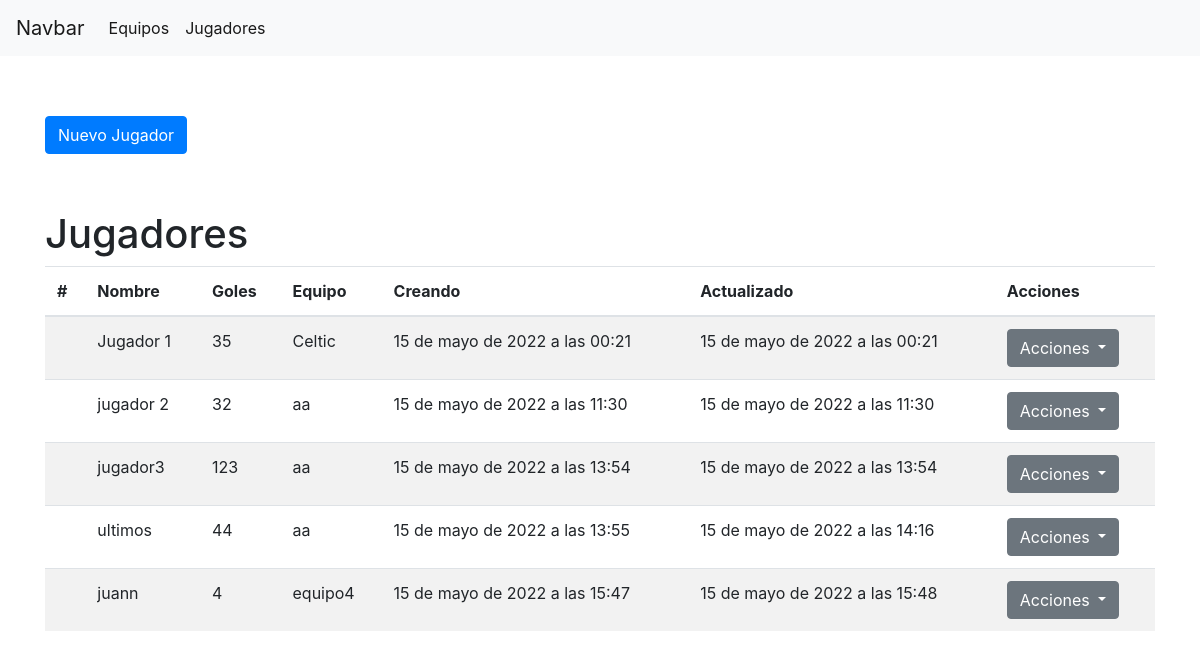
Page /jugadores on the committed database.
### Futbol/models.py (models this page shows, shortened)
class Jugador(models.Model):
    name = models.CharField(max_length=50)
    goals = models.PositiveIntegerField()
    created_at = models.DateTimeField(auto_now_add=True)
    updated_at = models.DateTimeField(auto_now=True)
    equipo = models.ForeignKey(Equipo, on_delete=models.PROTECT)

class Equipo(models.Model):
    name = models.CharField(max_length=50)
    city = models.CharField(max_length=50)
    created_at = models.DateTimeField(auto_now_add=True)
    updated_at = models.DateTimeField(auto_now=True)
    def __str__(self):
        return self.name

### Futbol/views.py (the view)
# urls.py: path('jugadores', views.jugadores),
def jugadores(request):
    jugadores = Jugador.objects.all()
    return render(request, "jugadores.html", {"jugadores": jugadores})

### Futbol/templates/jugadores.html (shortened to what this page needs)
{% extends "plantilla.html" %}
{% block body %}
<div class="container" style="margin-top: 5%;">
    <a type="button" class="btn btn-primary" style="margin-bottom: 5%;" href="/formulario_jugador">Nuevo Jugador</a>
    <h1> Jugadores </h1>
    <table class="table table-striped">
        <thead>
          <tr>
            <th scope="col">#</th>
            <th scope="col">Nombre</th>
            <th scope="col">Goles</th>
            <th scope="col">Equipo</th>
            <th scope="col">Creando</th>
            <th scope="col">Actualizado</th>
            <th scope="col">Acciones</th>
          </tr>
        </thead>
        <tbody>
        {% for j in jugadores %}
        <tr>
            <th scope="row">{{e.id}}</th>
            <td>{{j.name}}</td>
            <td>{{j.goals}}</td>
            <td>{{j.equipo}}</td>
            <td>{{j.created_at}}</td>
            <td>{{j.updated_at}}</td>
            <td>
                <div class="btn-group" role="group">
                    <button id="btnGroupDrop1" type="button" class="btn btn-secondary dropdown-toggle" data-toggle="dropdown" aria-haspopup="true" aria-expanded="false">
                      Acciones
                    </button>
                  </div>
            </td>
        </tr>
        {% endfor %}
        </tbody>
      </table>
</div>
{% endblock %}

### Futbol/templates/plantilla.html (shortened to what this page needs)
<!doctype html>
<html lang="en">
  <head>
    <link rel="stylesheet" href="https://cdn.jsdelivr.net/npm/bootstrap@4.0.0/dist/css/bootstrap.min.css">
  </head>
  <body>
    <nav class="navbar navbar-expand-lg navbar-light bg-light">
        <a class="navbar-brand" href="#">Navbar</a>
        <div class="collapse navbar-collapse" id="navbarNav">
          <ul class="navbar-nav">
            <li class="nav-item active">
              <a class="nav-link" href="/equipos">Equipos</a>
            </li>
            <li class="nav-item active">
              <a class="nav-link" href="/jugadores">Jugadores</a>
            </li>
          </ul>
        </div>
      </nav>
    {% block body %}
    {% endblock %}
  </body>
</html>

### rows in the picture
Jugador: name "Jugador 1", goals "35", equipo "Celtic", created_at "15 de mayo de 2022 a las 00:21", updated_at "15 de mayo de 2022 a las 00:21"
Jugador: name "jugador 2", goals "32", equipo "aa", created_at "15 de mayo de 2022 a las 11:30", updated_at "15 de mayo de 2022 a las 11:30"
Jugador: name "jugador3", goals "123", equipo "aa", created_at "15 de mayo de 2022 a las 13:54", updated_at "15 de mayo de 2022 a las 13:54"
Jugador: name "ultimos", goals "44", equipo "aa", created_at "15 de mayo de 2022 a las 13:55", updated_at "15 de mayo de 2022 a las 14:16"
Jugador: name "juann", goals "4", equipo "equipo4", created_at "15 de mayo de 2022 a las 15:47", updated_at "15 de mayo de 2022 a las 15:48"
